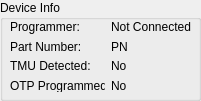
   <widget class="QGroupBox" name="groupBox_6">
    <property name="geometry">
     <rect>
      <x>10</x>
      <y>530</y>
      <width>201</width>
      <height>101</height>
     </rect>
    </property>
    <property name="title">
     <string>Device Info</string>
    </property>
    <widget class="QWidget" name="gridLayoutWidget_6">
     <property name="geometry">
      <rect>
       <x>10</x>
       <y>20</y>
       <width>181</width>
       <height>72</height>
      </rect>
     </property>
     <layout class="QGridLayout" name="gridLayout_6">
      <item row="3" column="0">
       <widget class="QLabel" name="label_29">
        <property name="text">
         <string>OTP Programmed:</string>
        </property>
       </widget>
      </item>
      <item row="2" column="0">
       <widget class="QLabel" name="label_27">
        <property name="text">
         <string>TMU Detected:</string>
        </property>
       </widget>
      </item>
      <item row="0" column="2">
       <widget class="QLabel" name="label_26">
        <property name="text">
         <string>Not Connected</string>
        </property>
       </widget>
      </item>
      <item row="2" column="2">
       <widget class="QLabel" name="label_28">
        <property name="text">
         <string>No</string>
        </property>
       </widget>
      </item>
      <item row="3" column="2">
       <widget class="QLabel" name="label_30">
        <property name="text">
         <string>No</string>
        </property>
       </widget>
      </item>
      <item row="0" column="0">
       <widget class="QLabel" name="label_25">
        <property name="text">
         <string>Programmer:</string>
        </property>
       </widget>
      </item>
      <item row="1" column="0">
       <widget class="QLabel" name="label_37">
        <property name="text">
         <string>Part Number:</string>
        </property>
       </widget>
      </item>
      <item row="1" column="2">
       <widget class="QLabel" name="label_38">
        <property name="text">
         <string>PN</string>
        </property>
       </widget>
      </item>
     </layout>
    </widget>
   </widget>
